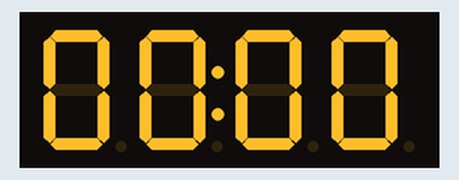
Recording of a program running on a simulated ESP32. On the bench: 4-digit seven-segment display.

Above: at 0.1 s.
At 4.2 s:
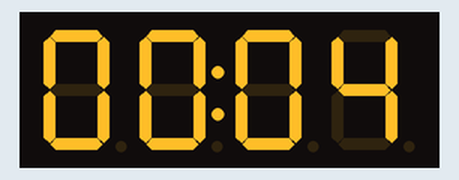
At 9.3 s:
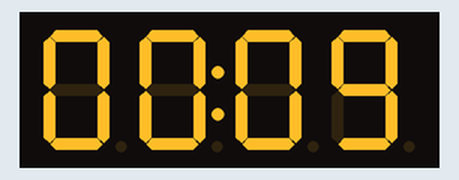
At 19.5 s:
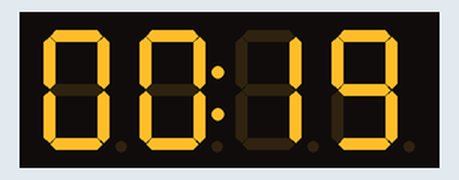
At 28.7 s:
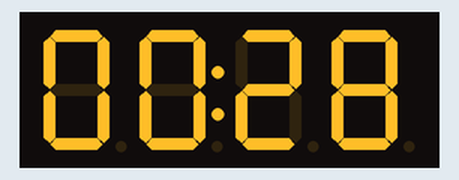
At 38.9 s:
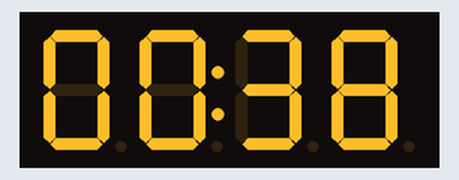

Measured:
- what the display in image 1 shows lasts 1.0 s, from 4.1 s to 5.1 s

The program:

main.cpp
```cpp
#include <Arduino.h>
#include <TM1637Display.h>
#define CLK 26
#define DIO 27
TM1637Display display(CLK, DIO);
unsigned long startTime;
void setup() {
  Serial.begin(115200);
  display.setBrightness(0x0f); // Réglage de la luminosité de l'afficheur
  startTime = millis(); // Enregistrer le temps de démarrage
}
void loop() {
  unsigned long currentTime = millis();
  unsigned long elapsedTime = currentTime - startTime;
  // Convertir le temps écoulé en minutes et secondes
  int seconds = (elapsedTime / 1000) % 60;
  int minutes = (elapsedTime / 60000) % 60;
  // Afficher le temps écoulé sur le TM1637
  int displayTime = (minutes * 100) + seconds;
  display.showNumberDecEx(displayTime, 0b01000000, true); // Afficher MM:SS avec deux-points
  delay(1000); // Mettre à jour toutes les secondes
}
```
